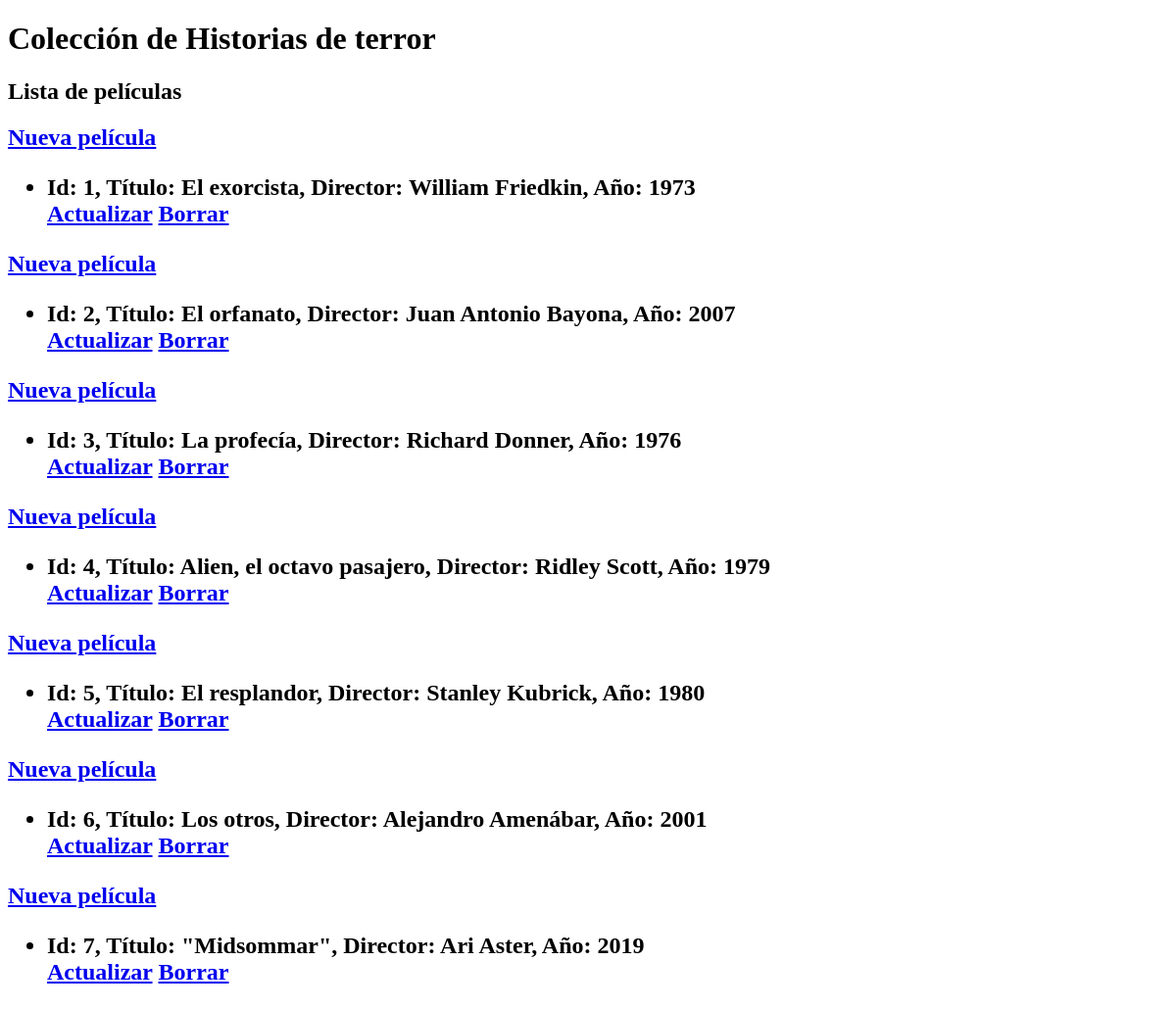
The app's page /peliculas/, older data.
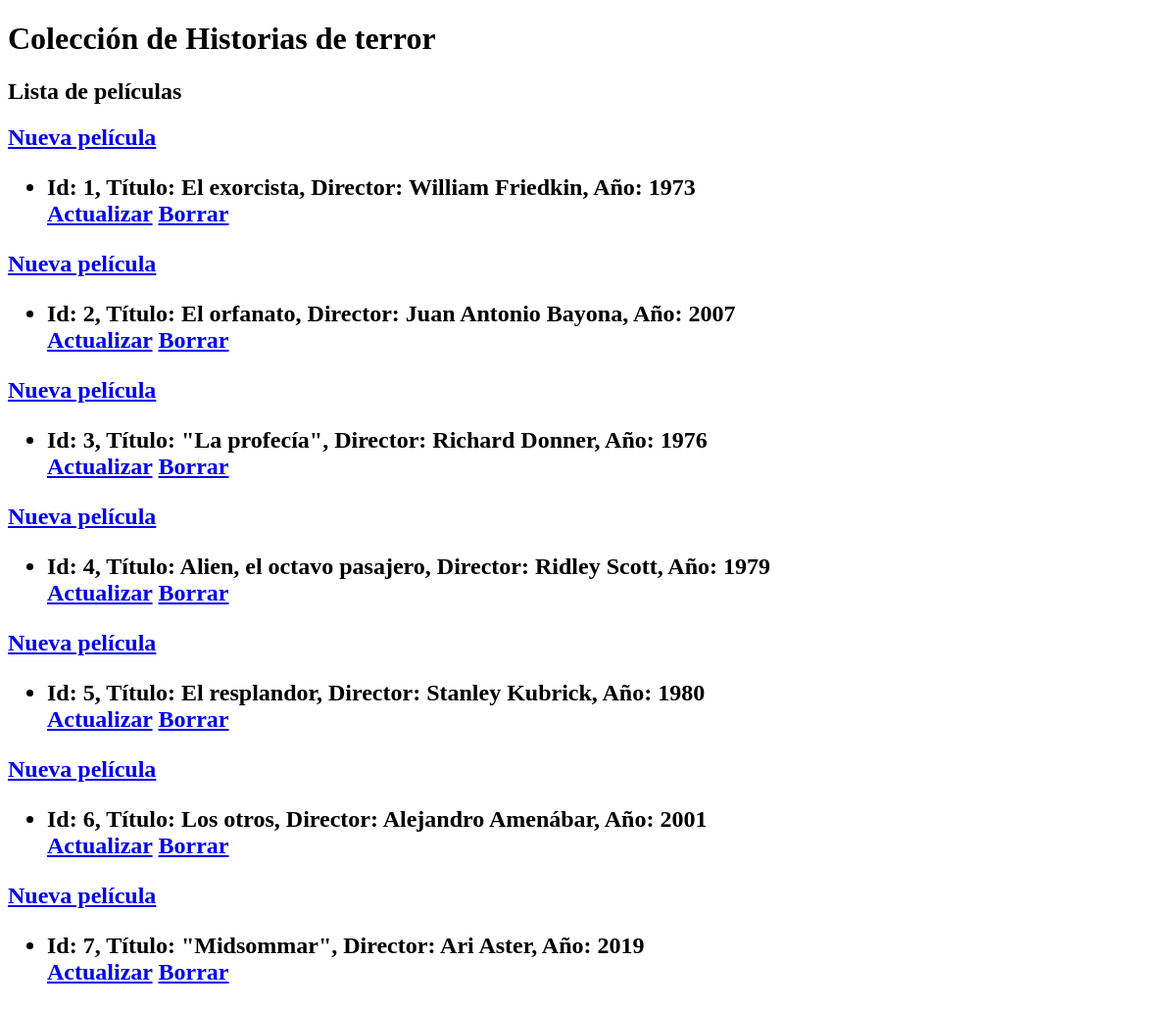
The same page, newer data.
### aplicacion/models.py (models this page shows, shortened)
class Pelicula(models.Model):
    nombre = models.CharField(max_length=400)
    director = models.CharField(max_length=200)
    año = models.IntegerField()

### aplicacion/views.py (the view)
# urls.py: path("peliculas/", mostrar_peliculas),
def mostrar_peliculas(request):
  lista_peliculas = Pelicula.objects.all()
  return render(request, "aplicacion/peliculas.html", {"lista_peliculas": lista_peliculas})

### aplicacion/templates/aplicacion/peliculas.html
{% extends 'aplicacion/base.html' %}
{% block titulo%} Lista de películas {% endblock %}
{% block contenido %}
  {% for pelicula in lista_peliculas %}
  <a href='/peliculas/alta'>Nueva película</a>
      <ul>
           <li> Id: {{pelicula.id}}, Título: {{pelicula.nombre}}, Director: {{pelicula.director}}, Año: {{pelicula.año}} </li>
            <a href='actualizar/{{pelicula.id}}'>Actualizar</a>
            <a href='borrar/{{pelicula.id}}'>Borrar</a>
      </ul>
  {% endfor %}
{% endblock %}

Row changes from the older to the newer data that the page shows:
changed Pelicula "Richard Donner": nombre "La profecía" → "\"La profecía\""
